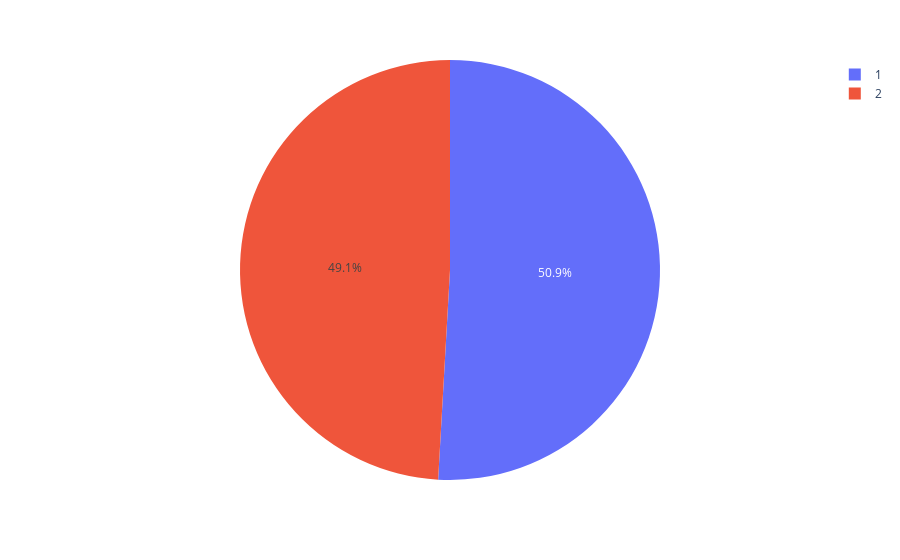

Here is the notebook cell this chart was saved with:
### Code cell
px.pie(df, 'SMOKING')

### Figure 1 — Plotly figure (JSON) as saved in the notebook; plotly's stock layout.template omitted (floating-point values rounded to 4 significant figures; data arrays with more than 128 entries replaced by an {"elided": "..."} marker saying what was removed)
{"data": [{"domain": {"x": [0, 1], "y": [0, 1]}, "hovertemplate": "SMOKING=%{label}<extra></extra>", "labels": {"elided": "3000 int values"}, "legendgroup": "", "name": "", "showlegend": true, "type": "pie"}], "layout": {"legend": {"tracegroupgap": 0}, "margin": {"t": 60}}}
